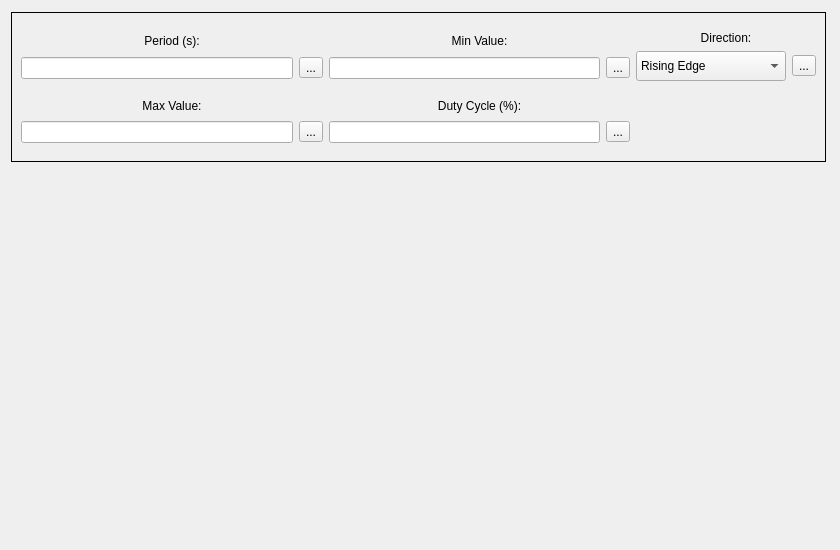
<?xml version="1.0" encoding="UTF-8"?>
<ui version="4.0">
 <class>GTAEquationPulseWidget</class>
 <widget class="QWidget" name="GTAEquationPulseWidget">
  <property name="geometry">
   <rect>
    <x>0</x>
    <y>0</y>
    <width>840</width>
    <height>550</height>
   </rect>
  </property>
  <property name="minimumSize">
   <size>
    <width>840</width>
    <height>550</height>
   </size>
  </property>
  <property name="maximumSize">
   <size>
    <width>840</width>
    <height>550</height>
   </size>
  </property>
  <property name="windowTitle">
   <string>Form</string>
  </property>
  <widget class="QLabel" name="label">
   <property name="geometry">
    <rect>
     <x>11</x>
     <y>170</y>
     <width>815</width>
     <height>368</height>
    </rect>
   </property>
   <property name="minimumSize">
    <size>
     <width>815</width>
     <height>368</height>
    </size>
   </property>
   <property name="maximumSize">
    <size>
     <width>815</width>
     <height>368</height>
    </size>
   </property>
   <property name="text">
    <string/>
   </property>
   <property name="pixmap">
    <pixmap resource="../resource.qrc">:/images/forms/img/Square_RisingEdge.png</pixmap>
   </property>
   <property name="scaledContents">
    <bool>true</bool>
   </property>
   <property name="alignment">
    <set>Qt::AlignCenter</set>
   </property>
  </widget>
  <widget class="QFrame" name="gridFrame">
   <property name="geometry">
    <rect>
     <x>11</x>
     <y>12</y>
     <width>815</width>
     <height>150</height>
    </rect>
   </property>
   <property name="minimumSize">
    <size>
     <width>815</width>
     <height>150</height>
    </size>
   </property>
   <property name="maximumSize">
    <size>
     <width>815</width>
     <height>150</height>
    </size>
   </property>
   <property name="frameShape">
    <enum>QFrame::Box</enum>
   </property>
   <layout class="QGridLayout" name="gridLayout_2">
    <item row="0" column="3">
     <layout class="QVBoxLayout" name="verticalLayout_3">
      <item>
       <widget class="QLabel" name="directionLB">
        <property name="maximumSize">
         <size>
          <width>16777215</width>
          <height>20</height>
         </size>
        </property>
        <property name="text">
         <string>Direction:</string>
        </property>
        <property name="alignment">
         <set>Qt::AlignCenter</set>
        </property>
       </widget>
      </item>
      <item>
       <layout class="QGridLayout" name="gridLayout_6">
        <item row="0" column="0">
         <widget class="QComboBox" name="directionCB">
          <property name="currentIndex">
           <number>0</number>
          </property>
			 <property name="sizePolicy">
				 <sizepolicy hsizetype="Fixed" vsizetype="Fixed">
					 <horstretch>0</horstretch>
					 <verstretch>0</verstretch>
				 </sizepolicy>
			 </property>
			 <property name="minimumSize">
				 <size>
					 <width>150</width>
					 <height>30</height>
				 </size>
			 </property>
			 <property name="maximumSize">
				 <size>
					 <width>150</width>
					 <height>30</height>
				 </size>
			 </property>
          <item>
           <property name="text">
            <string>Rising Edge</string>
           </property>
          </item>
          <item>
           <property name="text">
            <string>Falling Edge</string>
           </property>
          </item>
         </widget>
        </item>
        <item row="0" column="1">
         <widget class="QToolButton" name="SearchPB5">
			 <property name="text">
				 <string>...</string>
			 </property>
			 <property name="icon">
				 <iconset resource="../resource.qrc">
					 <normaloff>:/images/forms/img/SEARCH.png</normaloff>:/images/forms/img/SEARCH.png
				 </iconset>
			 </property>
			 <property name="iconSize">
				 <size>
					 <width>15</width>
					 <height>15</height>
				 </size>
			 </property>
         </widget>
        </item>
       </layout>
      </item>
     </layout>
    </item>
    <item row="1" column="2">
     <layout class="QVBoxLayout" name="verticalLayout_5">
      <item>
       <widget class="QLabel" name="dutyCycleLB">
        <property name="maximumSize">
         <size>
          <width>16777215</width>
          <height>20</height>
         </size>
        </property>
        <property name="text">
         <string>Duty Cycle (%):</string>
        </property>
        <property name="alignment">
         <set>Qt::AlignCenter</set>
        </property>
       </widget>
      </item>
      <item>
       <layout class="QGridLayout" name="gridLayout_5">
        <item row="0" column="0">
         <widget class="QLineEdit" name="dutyCycleLE"/>
        </item>
        <item row="0" column="1">
         <widget class="QToolButton" name="SearchPB4">
          <property name="text">
           <string>...</string>
          </property>
          <property name="icon">
           <iconset resource="../resource.qrc">
            <normaloff>:/images/forms/img/SEARCH.png</normaloff>:/images/forms/img/SEARCH.png</iconset>
          </property>
          <property name="iconSize">
           <size>
            <width>15</width>
            <height>15</height>
           </size>
          </property>
         </widget>
        </item>
       </layout>
      </item>
     </layout>
    </item>
    <item row="0" column="2">
     <layout class="QVBoxLayout" name="verticalLayout_6">
      <item>
       <widget class="QLabel" name="minValueLB">
        <property name="maximumSize">
         <size>
          <width>16777215</width>
          <height>20</height>
         </size>
        </property>
        <property name="text">
         <string>Min Value:</string>
        </property>
        <property name="alignment">
         <set>Qt::AlignCenter</set>
        </property>
       </widget>
      </item>
      <item>
       <layout class="QGridLayout" name="gridLayout_3">
        <item row="1" column="0">
         <widget class="QLineEdit" name="minValueLE"/>
        </item>
        <item row="1" column="1">
         <widget class="QToolButton" name="SearchPB3">
          <property name="text">
           <string>...</string>
          </property>
          <property name="icon">
           <iconset resource="../resource.qrc">
            <normaloff>:/images/forms/img/SEARCH.png</normaloff>:/images/forms/img/SEARCH.png</iconset>
          </property>
          <property name="iconSize">
           <size>
            <width>15</width>
            <height>15</height>
           </size>
          </property>
         </widget>
        </item>
       </layout>
      </item>
     </layout>
    </item>
    <item row="0" column="0">
     <layout class="QVBoxLayout" name="verticalLayout">
      <item>
       <widget class="QLabel" name="periodLB">
        <property name="maximumSize">
         <size>
          <width>16777215</width>
          <height>20</height>
         </size>
        </property>
        <property name="text">
         <string>Period (s):</string>
        </property>
        <property name="alignment">
         <set>Qt::AlignCenter</set>
        </property>
       </widget>
      </item>
      <item>
       <layout class="QGridLayout" name="gridLayout">
        <item row="0" column="0">
         <widget class="QLineEdit" name="periodLE"/>
        </item>
        <item row="0" column="1">
         <widget class="QToolButton" name="SearchPB">
          <property name="text">
           <string>...</string>
          </property>
          <property name="icon">
           <iconset resource="../resource.qrc">
            <normaloff>:/images/forms/img/SEARCH.png</normaloff>:/images/forms/img/SEARCH.png</iconset>
          </property>
          <property name="iconSize">
           <size>
            <width>15</width>
            <height>15</height>
           </size>
          </property>
         </widget>
        </item>
       </layout>
      </item>
     </layout>
    </item>
    <item row="1" column="0">
     <layout class="QVBoxLayout" name="verticalLayout_2">
      <item>
       <widget class="QLabel" name="maxValLB">
        <property name="maximumSize">
         <size>
          <width>16777215</width>
          <height>20</height>
         </size>
        </property>
        <property name="text">
         <string>Max Value:</string>
        </property>
        <property name="alignment">
         <set>Qt::AlignCenter</set>
        </property>
       </widget>
      </item>
      <item>
       <layout class="QGridLayout" name="gridLayout_4">
        <item row="0" column="0">
         <widget class="QLineEdit" name="maxValueLE"/>
        </item>
        <item row="0" column="1">
         <widget class="QToolButton" name="SearchPB2">
          <property name="text">
           <string>...</string>
          </property>
          <property name="icon">
           <iconset resource="../resource.qrc">
            <normaloff>:/images/forms/img/SEARCH.png</normaloff>:/images/forms/img/SEARCH.png</iconset>
          </property>
          <property name="iconSize">
           <size>
            <width>15</width>
            <height>15</height>
           </size>
          </property>
         </widget>
        </item>
       </layout>
      </item>
     </layout>
    </item>
   </layout>
  </widget>
 </widget>
 <resources>
  <include location="../resource.qrc"/>
 </resources>
 <connections/>
</ui>
